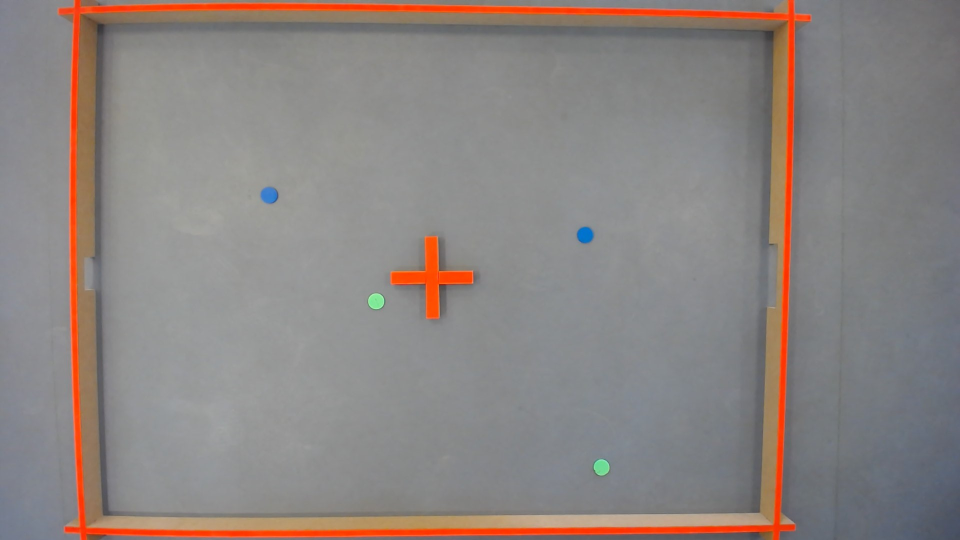
#> input picture Circle_and_color_detection_test/Test_field_foto.jpg, 1920 x 1080 px, given in place of the camera (shown at 1/2 size)
$ python CircleAndColor_test.py
#> lines starting #> are read from the running program, lines starting #| are printed output that depends on the picture; after the words box and inside, x2 and y2 are one past the last pixel; in counts of white or black regions, pixels touching at a corner belong together

####################################################
#          Test for tennisball collectror          #
#                                                  #
# version 1.2                                      #
# description: A test version for visual feedback  #
#              circle and color reconition.        #
#												   #
# auther:       Phillip Bomholtz                   #
# created:      26-02-2020						   #
# last updated: 11-03-2020						   #
#												   #
####################################################


import cv2
import numpy as np
import os

cap = cv2.VideoCapture(1);  #setup video capture

#set resolution to 1920x1080
cap.set(cv2.CAP_PROP_FRAME_WIDTH,1920);
cap.set(cv2.CAP_PROP_FRAME_HEIGHT,1080);

#loop for displaying frames
while(True):
    ret, frame = cap.read() #read from camera and store
#> frame is the input picture: shape (1080, 1920, 3); mean B, G, R 129.5, 132.3, 139.7
    #flem = cv2.imread(os.path.abspath("Circle_and_color_detection_test/Test_field_foto.jpg"),1)
    #flem = cv2.imread("Test_field_foto.jpg",1)

    lul = cv2.cvtColor(frame, cv2.COLOR_BGR2GRAY)  #greyscale
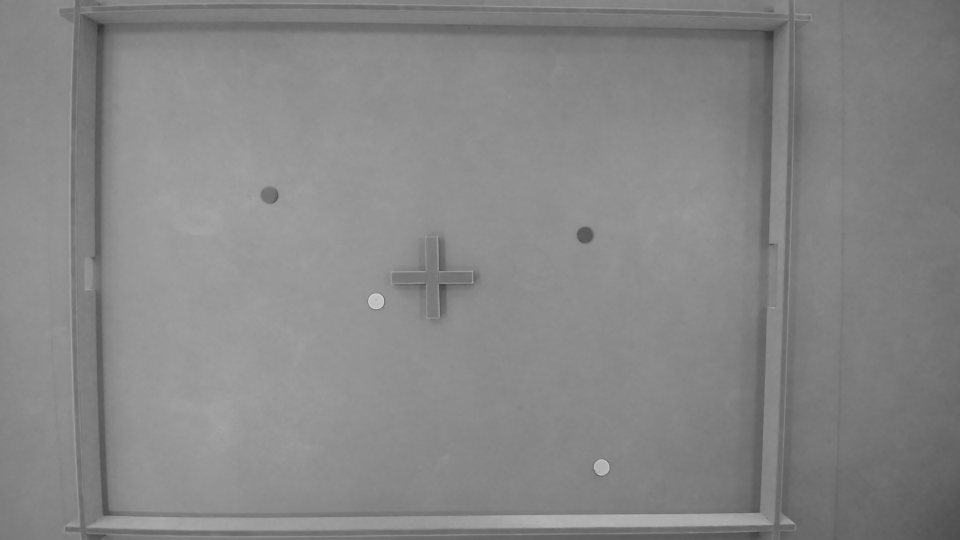
#> lul: shape (1080, 1920) (shown at 1/2 size); min 46, max 224, mean 134.1
    lul2 = cv2.blur(lul, (3, 3))
    detected_circles = cv2.HoughCircles(lul2, cv2.HOUGH_GRADIENT, 1, 20, param1 = 50, param2 = 30, minRadius = 1, maxRadius = 40) #look for circles
#> detected_circles = [[1169.5, 469.5, 16.3], [751.5, 602.5, 15.6], [539.5, 389.5, 16.9], [1203.5, 934.5, 15.5]]

    hsv = cv2.cvtColor(frame, cv2.COLOR_BGR2HSV)   #converte rgb to hvs
#> hsv: shape (1080, 1920, 3); mean H, S, V 68.8, 23.3, 143.1
    lower = np.array([0,220,200])              #set lover accept boundury
    upper = np.array([40,255,255])            #set higher accept boundury
    mask = cv2.inRange(hsv, lower, upper)    #make mask of boundurys
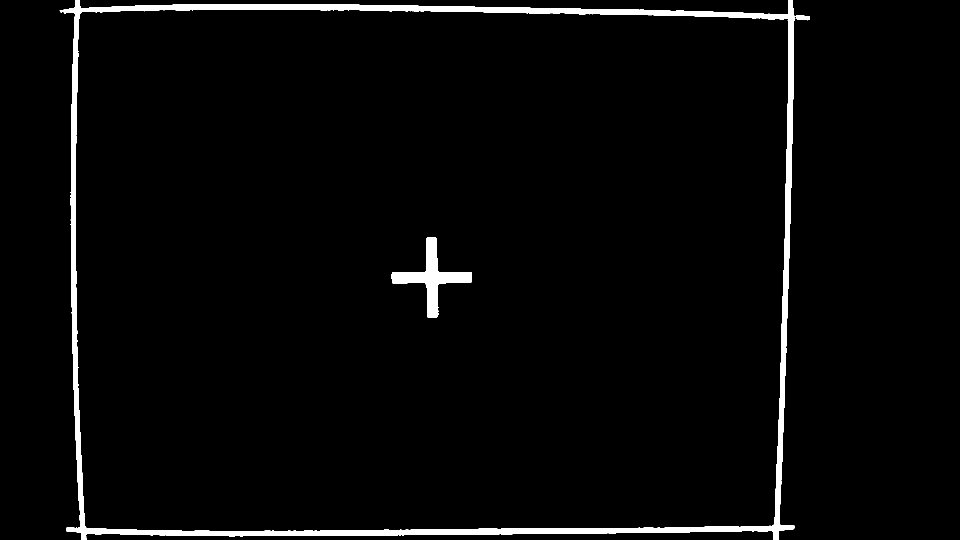
#> mask: shape (1080, 1920) (shown at 1/2 size); 2.8% white; 2 white regions
    res = cv2.bitwise_and(frame,frame, mask= mask) #get only desired color
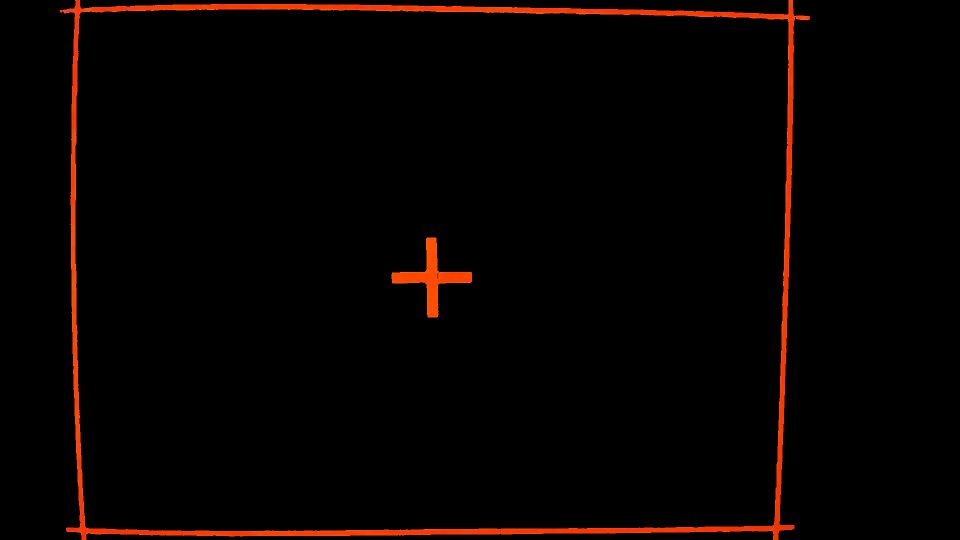
#> res: shape (1080, 1920, 3) (shown at 1/2 size); mean B, G, R 0.2, 1.8, 7.1

    rgb = cv2.cvtColor(res, cv2.COLOR_HSV2BGR)
    grayed = cv2.cvtColor(rgb, cv2.COLOR_BGR2GRAY)
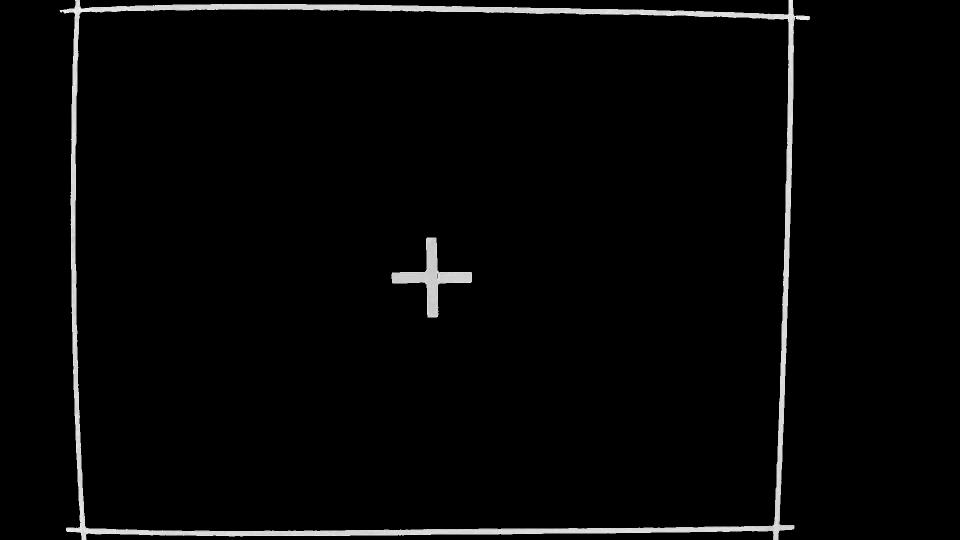
#> grayed: shape (1080, 1920) (shown at 1/2 size); min 0, max 246, mean 6.2


    contours,_ = cv2.findContours(grayed, cv2.RETR_TREE, cv2.CHAIN_APPROX_NONE)
#> contours = 4 contours; box (x1, y1, x2, y2) and area: (119, 0, 1620, 1080) 1505811, (150, 18, 1578, 1063) 1458374, (783, 475, 944, 635) 6280, (874, 546, 877, 558) 20

    #reletevistic characteristics for coordinate estimation. Subject to change!
    x_rel = 0.05
    y_rel = 0.05
    for contour in contours:
        (x,y,w,h) = cv2.boundingRect(contour)
        if w*h > 100:
           start_point_x = x+(w*x_rel)
           start_point_y = y+(h*y_rel)
           end_point_x = start_point_x + (w-(w*x_rel)*2)
           end_point_y = start_point_y + (h-(h*y_rel)*2)
           cv2.rectangle(frame, (int(start_point_x),int(start_point_y)), (int(end_point_x),int(end_point_y)), (0,255,0), 2) #draw field box

           cv2.circle(frame, (int(start_point_x), int(start_point_y)), 7, (255, 0, 0), 2)  #draw top left
           cv2.circle(frame, (int(start_point_x + (w-(w*x_rel)*2)), int(start_point_y)), 7, (255, 0, 0), 2) #draw top right
           cv2.circle(frame, (int(start_point_x), int(start_point_y + (h-(h*y_rel)*2))), 7, (255, 0, 0), 2) #draw bottom left
           cv2.circle(frame, (int(start_point_x + (w-(w*x_rel)*2)), int(start_point_y+(h-(h*y_rel)*2))), 7, (255, 0, 0), 2) #draw bottom right
#> this loop made 4 passes
#> (x, y, w, h, start_point_x, start_point_y, end_point_x, end_point_y) on passes 1 to 3: (119, 0, 1501, 1080, 194.1, 54, 1545, 1026), (150, 18, 1428, 1045, 221.4, 70.25, 1506.6, 1010.8), (783, 475, 161, 160, 791, 483, 935.9, 627)
#> (x, y, w, h) on pass 4: (874, 546, 3, 12)
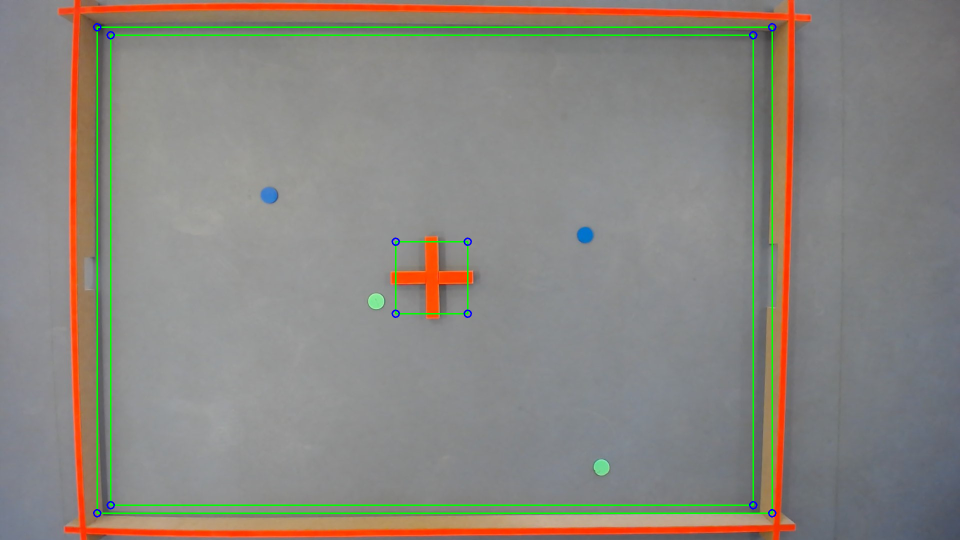
#> frame: shape (1080, 1920, 3) (shown at 1/2 size); 1.46% of pixels changed, all inside (x1, y1, x2, y2) = (186, 46, 1553, 1035)


	#if any circles
    if detected_circles is not None:
        detected_circles = np.uint16(np.around(detected_circles))
#> detected_circles = [[1170, 470, 16], [752, 602, 16], [540, 390, 17], [1204, 934, 16]]

		#for all cirlces
        for pt in detected_circles[0, :]:

            a, b, r = pt[0], pt[1], pt[2]  #circle coordinates
            cv2.circle(frame, (a, b), r+10, (0, 255, 255), 2)  #draw area around with radius r
            cv2.circle(frame, (a, b), 1, (100, 0, 100), 3)  #draw dot im middle
#> this loop made 4 passes
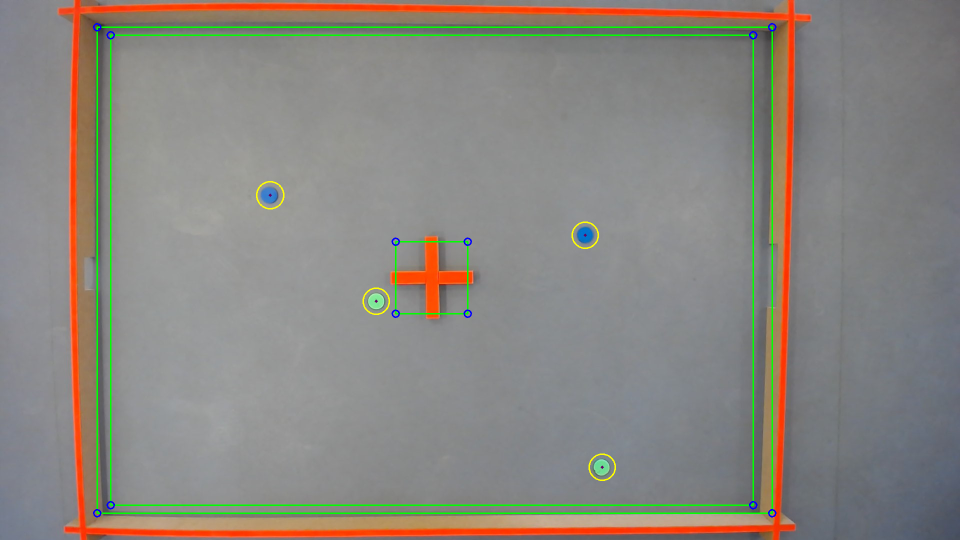
#> frame: shape (1080, 1920, 3) (shown at 1/2 size); 0.1% of pixels changed, all inside (x1, y1, x2, y2) = (512, 362, 1232, 962)


    cv2.imshow('circles',cv2.resize(frame, (960, 540)))
    cv2.imshow('Field',cv2.resize(grayed, (960, 540)))
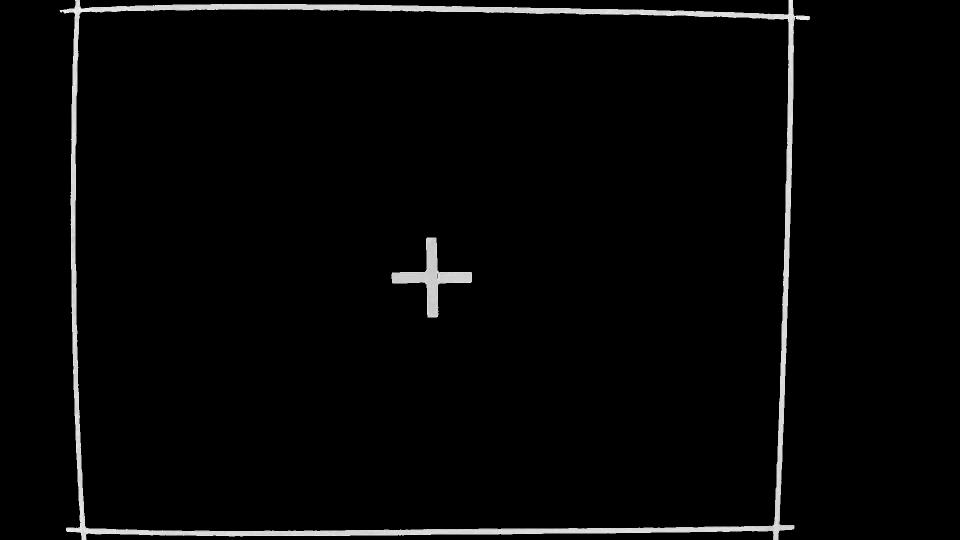
#> window 'Field': shape (540, 960); min 0, max 244, mean 6.2

    if cv2.waitKey(1) & 0xFF == ord('q'):
#> (key q is pressed here)
        break
    continue

cap.release()
cv2.destroyAllWindows()
